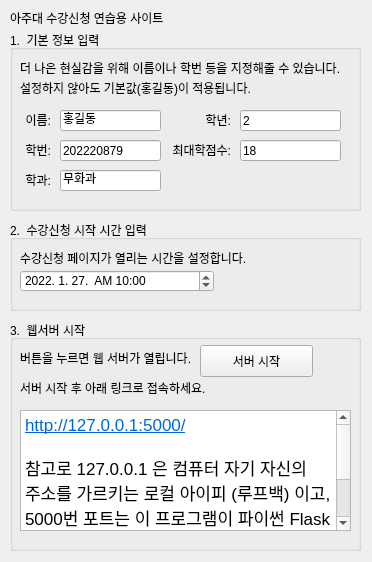
<?xml version="1.0" encoding="UTF-8"?>
<ui version="4.0">
 <class>Dialog</class>
 <widget class="QDialog" name="Dialog">
  <property name="geometry">
   <rect>
    <x>0</x>
    <y>0</y>
    <width>372</width>
    <height>562</height>
   </rect>
  </property>
  <property name="windowTitle">
   <string>Dialog</string>
  </property>
  <widget class="QGroupBox" name="groupBox">
   <property name="geometry">
    <rect>
     <x>10</x>
     <y>30</y>
     <width>351</width>
     <height>181</height>
    </rect>
   </property>
   <property name="title">
    <string>1.  기본 정보 입력</string>
   </property>
   <widget class="QLabel" name="label_5">
    <property name="geometry">
     <rect>
      <x>10</x>
      <y>30</y>
      <width>331</width>
      <height>16</height>
     </rect>
    </property>
    <property name="font">
     <font>
      <weight>50</weight>
      <bold>false</bold>
     </font>
    </property>
    <property name="text">
     <string>더 나은 현실감을 위해 이름이나 학번 등을 지정해줄 수 있습니다. </string>
    </property>
   </widget>
   <widget class="QLabel" name="label_6">
    <property name="geometry">
     <rect>
      <x>10</x>
      <y>50</y>
      <width>341</width>
      <height>16</height>
     </rect>
    </property>
    <property name="text">
     <string>설정하지 않아도 기본값(홍길동)이 적용됩니다. </string>
    </property>
   </widget>
   <widget class="QLineEdit" name="lineEdit">
    <property name="geometry">
     <rect>
      <x>50</x>
      <y>80</y>
      <width>101</width>
      <height>21</height>
     </rect>
    </property>
    <property name="text">
     <string>홍길동</string>
    </property>
   </widget>
   <widget class="QLabel" name="label">
    <property name="geometry">
     <rect>
      <x>0</x>
      <y>80</y>
      <width>41</width>
      <height>20</height>
     </rect>
    </property>
    <property name="text">
     <string>이름:</string>
    </property>
    <property name="alignment">
     <set>Qt::AlignRight|Qt::AlignTrailing|Qt::AlignVCenter</set>
    </property>
   </widget>
   <widget class="QLabel" name="label_2">
    <property name="geometry">
     <rect>
      <x>0</x>
      <y>110</y>
      <width>41</width>
      <height>20</height>
     </rect>
    </property>
    <property name="text">
     <string>학번:</string>
    </property>
    <property name="alignment">
     <set>Qt::AlignRight|Qt::AlignTrailing|Qt::AlignVCenter</set>
    </property>
   </widget>
   <widget class="QLineEdit" name="lineEdit_2">
    <property name="geometry">
     <rect>
      <x>50</x>
      <y>110</y>
      <width>101</width>
      <height>21</height>
     </rect>
    </property>
    <property name="text">
     <string>202220879</string>
    </property>
   </widget>
   <widget class="QLineEdit" name="lineEdit_3">
    <property name="geometry">
     <rect>
      <x>50</x>
      <y>140</y>
      <width>101</width>
      <height>21</height>
     </rect>
    </property>
    <property name="text">
     <string>무화과</string>
    </property>
   </widget>
   <widget class="QLabel" name="label_3">
    <property name="geometry">
     <rect>
      <x>0</x>
      <y>140</y>
      <width>41</width>
      <height>20</height>
     </rect>
    </property>
    <property name="text">
     <string>학과:</string>
    </property>
    <property name="alignment">
     <set>Qt::AlignRight|Qt::AlignTrailing|Qt::AlignVCenter</set>
    </property>
   </widget>
   <widget class="QLabel" name="label_4">
    <property name="geometry">
     <rect>
      <x>180</x>
      <y>80</y>
      <width>41</width>
      <height>20</height>
     </rect>
    </property>
    <property name="text">
     <string>학년:</string>
    </property>
    <property name="alignment">
     <set>Qt::AlignRight|Qt::AlignTrailing|Qt::AlignVCenter</set>
    </property>
   </widget>
   <widget class="QLineEdit" name="lineEdit_4">
    <property name="geometry">
     <rect>
      <x>230</x>
      <y>80</y>
      <width>101</width>
      <height>21</height>
     </rect>
    </property>
    <property name="text">
     <string>2</string>
    </property>
   </widget>
   <widget class="QLineEdit" name="lineEdit_5">
    <property name="geometry">
     <rect>
      <x>230</x>
      <y>110</y>
      <width>101</width>
      <height>21</height>
     </rect>
    </property>
    <property name="text">
     <string>18</string>
    </property>
   </widget>
   <widget class="QLabel" name="label_7">
    <property name="geometry">
     <rect>
      <x>160</x>
      <y>110</y>
      <width>61</width>
      <height>20</height>
     </rect>
    </property>
    <property name="text">
     <string>최대학점수:</string>
    </property>
    <property name="alignment">
     <set>Qt::AlignRight|Qt::AlignTrailing|Qt::AlignVCenter</set>
    </property>
   </widget>
  </widget>
  <widget class="QLabel" name="label_8">
   <property name="geometry">
    <rect>
     <x>10</x>
     <y>10</y>
     <width>161</width>
     <height>16</height>
    </rect>
   </property>
   <property name="text">
    <string>아주대 수강신청 연습용 사이트</string>
   </property>
  </widget>
  <widget class="QGroupBox" name="groupBox_2">
   <property name="geometry">
    <rect>
     <x>10</x>
     <y>220</y>
     <width>351</width>
     <height>91</height>
    </rect>
   </property>
   <property name="title">
    <string>2.  수강신청 시작 시간 입력</string>
   </property>
   <widget class="QLabel" name="label_9">
    <property name="geometry">
     <rect>
      <x>10</x>
      <y>30</y>
      <width>331</width>
      <height>16</height>
     </rect>
    </property>
    <property name="font">
     <font>
      <weight>50</weight>
      <bold>false</bold>
     </font>
    </property>
    <property name="text">
     <string>수강신청 페이지가 열리는 시간을 설정합니다.</string>
    </property>
   </widget>
   <widget class="QDateTimeEdit" name="dateTimeEdit">
    <property name="geometry">
     <rect>
      <x>10</x>
      <y>50</y>
      <width>194</width>
      <height>22</height>
     </rect>
    </property>
    <property name="dateTime">
     <datetime>
      <hour>10</hour>
      <minute>0</minute>
      <second>0</second>
      <year>2022</year>
      <month>1</month>
      <day>27</day>
     </datetime>
    </property>
    <property name="displayFormat">
     <string>yyyy. M. d.  AP h:mm</string>
    </property>
   </widget>
  </widget>
  <widget class="QGroupBox" name="groupBox_3">
   <property name="geometry">
    <rect>
     <x>10</x>
     <y>320</y>
     <width>351</width>
     <height>231</height>
    </rect>
   </property>
   <property name="title">
    <string>3.  웹서버 시작</string>
   </property>
   <widget class="QLabel" name="label_10">
    <property name="geometry">
     <rect>
      <x>10</x>
      <y>30</y>
      <width>181</width>
      <height>16</height>
     </rect>
    </property>
    <property name="font">
     <font>
      <weight>50</weight>
      <bold>false</bold>
     </font>
    </property>
    <property name="text">
     <string>버튼을 누르면 웹 서버가 열립니다. </string>
    </property>
   </widget>
   <widget class="QPushButton" name="pushButton">
    <property name="geometry">
     <rect>
      <x>190</x>
      <y>25</y>
      <width>113</width>
      <height>32</height>
     </rect>
    </property>
    <property name="text">
     <string>서버 시작</string>
    </property>
    <property name="autoDefault">
     <bool>false</bool>
    </property>
   </widget>
   <widget class="QLabel" name="label_11">
    <property name="geometry">
     <rect>
      <x>10</x>
      <y>60</y>
      <width>201</width>
      <height>16</height>
     </rect>
    </property>
    <property name="font">
     <font>
      <weight>50</weight>
      <bold>false</bold>
     </font>
    </property>
    <property name="text">
     <string>서버 시작 후 아래 링크로 접속하세요.  </string>
    </property>
   </widget>
   <widget class="QTextBrowser" name="textBrowser">
    <property name="geometry">
     <rect>
      <x>10</x>
      <y>90</y>
      <width>331</width>
      <height>121</height>
     </rect>
    </property>
    <property name="html">
     <string>&lt;!DOCTYPE HTML PUBLIC &quot;-//W3C//DTD HTML 4.0//EN&quot; &quot;http://www.w3.org/TR/REC-html40/strict.dtd&quot;&gt;
&lt;html&gt;&lt;head&gt;&lt;meta name=&quot;qrichtext&quot; content=&quot;1&quot; /&gt;&lt;style type=&quot;text/css&quot;&gt;
p, li { white-space: pre-wrap; }
&lt;/style&gt;&lt;/head&gt;&lt;body style=&quot; font-family:'.AppleSystemUIFont'; font-size:13pt; font-weight:400; font-style:normal;&quot;&gt;
&lt;p style=&quot; margin-top:0px; margin-bottom:0px; margin-left:0px; margin-right:0px; -qt-block-indent:0; text-indent:0px;&quot;&gt;&lt;a href=&quot;http://127.0.0.1:5000/&quot;&gt;&lt;span style=&quot; text-decoration: underline; color:#0068da;&quot;&gt;http://127.0.0.1:5000/&lt;/span&gt;&lt;/a&gt;&lt;/p&gt;
&lt;p style=&quot;-qt-paragraph-type:empty; margin-top:0px; margin-bottom:0px; margin-left:0px; margin-right:0px; -qt-block-indent:0; text-indent:0px;&quot;&gt;&lt;br /&gt;&lt;/p&gt;
&lt;p style=&quot; margin-top:0px; margin-bottom:0px; margin-left:0px; margin-right:0px; -qt-block-indent:0; text-indent:0px;&quot;&gt;참고로 127.0.0.1 은 컴퓨터 자기 자신의 주소를 가르키는 로컬 아이피 (루프백) 이고,  5000번 포트는 이 프로그램이 파이썬 Flask 모듈의 기본 포트 (5000번 포트)를 사용하기 때문입니다.  이상한 주소 아니니 안심하세요 ㅠㅁㅜ&lt;/p&gt;&lt;/body&gt;&lt;/html&gt;</string>
    </property>
    <property name="openExternalLinks">
     <bool>true</bool>
    </property>
    <property name="openLinks">
     <bool>false</bool>
    </property>
   </widget>
  </widget>
 </widget>
 <resources/>
 <connections/>
</ui>
